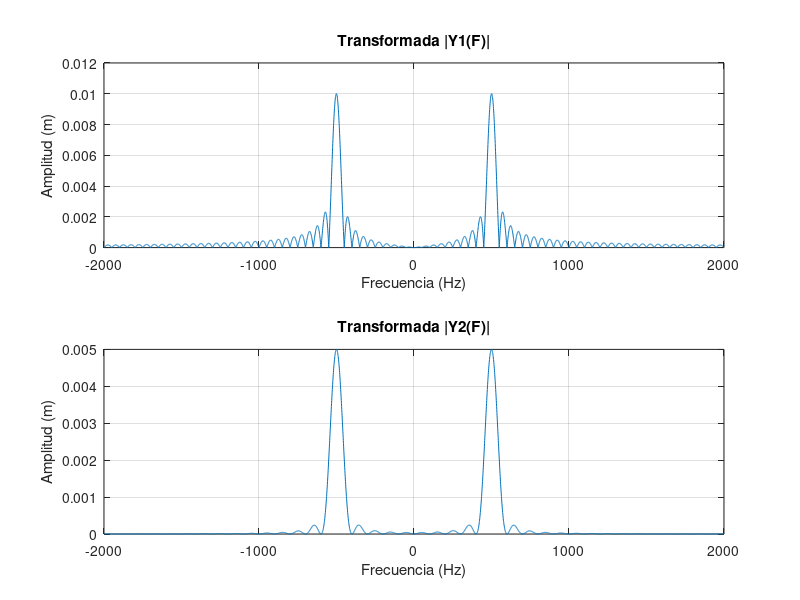
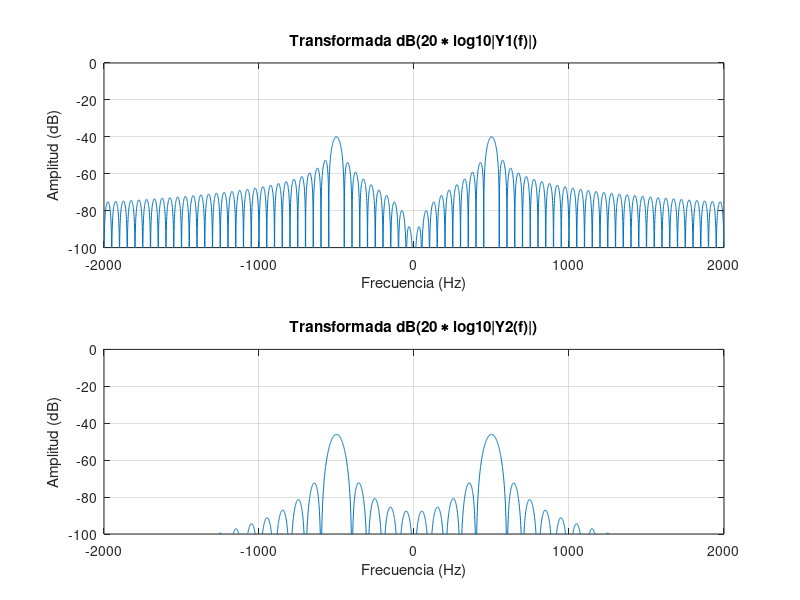

Reproduce these figures in MATLAB, in order.
%%EJ 1

A=1;
f0=500;
T=0.02;
fm=1;
f=-2000:fm:2000;

y1=(A*T/2)*sinc(T*(f-f0))+(A*T/2)*sinc(T*(f+f0));
y2=(A*T/4)*(sinc(T/2*(f-f0))).^2+(A*T/4)*(sinc(T/2*(f+f0))).^2;


figure

subplot(2,1,1);
plot(f,abs(y1));
xlabel("Frecuencia (Hz)");
ylabel("Amplitud (m)");
grid
title("Transformada |Y1(F)|");

subplot(2,1,2);
plot(f,abs(y2));
xlabel("Frecuencia (Hz)");
ylabel("Amplitud (m)");
grid
title("Transformada |Y2(F)|");


figure

subplot(2,1,1);
plot(f,20*log10(abs(y1)));
xlabel("Frecuencia (Hz)");
ylabel("Amplitud (dB)");
ylim([-100,0]);
grid
title("Transformada dB(20 ∗ log10|Y1(f)|)");

subplot(2,1,2);
plot(f,20*log10(abs(y2)));
xlabel("Frecuencia (Hz)");
ylabel("Amplitud (dB)");
ylim([-100,0]);
grid
title("Transformada dB(20 ∗ log10|Y2(f)|)");




%El valor maxim de y1 es de: 0,01m
%El valor maxim de y2 es de: 0,01m

%L'amplitud del lòbul principal de y1 es de: 100Hz
%L'amplitud del lòbul principal de y2 es de: 100Hz

%Les freqüències exactes del màxim de y1 es de: +-500Hz
%Les freqüències exactes del màxim de y2 es de: +-500Hz

%Els dos zeros més propers a f0 de y1 son: +-450 y +-550
%Els dos zeros més propers a f0 de y2 son: +-450 y +-450

%La diferència entre el valor absolut del màxim i el del primer lòbul
%secundari de la TF en dB de y1 es de: -15dB
%La diferència entre el valor absolut del màxim i el del primer lòbul
%secundari de la TF en dB de y2 es de: -26,5 dB

%Les principals diferencies entre els dos casos:
%La principal diferencia es la diferencia entre el màxim absolut y el del
%primer lóbul secundari, ya que un sinc esta elevat a la dos i l'altre no.
%El sinc elevat a la dos cau més rapid.
